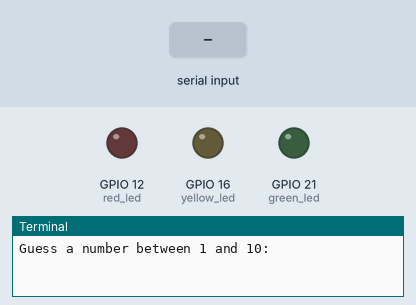
Simulated run of this program. Board: Raspberry Pi (BCM pin numbers). Parts: output pins drawn as LEDs (lit = HIGH), the last lines printed to the terminal. The inputs (shaded band) are chosen by the test bench. Random numbers come from a fixed seed.

Above: at 1.2 s.
1.3 s: "5" typed at the terminal, then Enter
At 2.5 s:
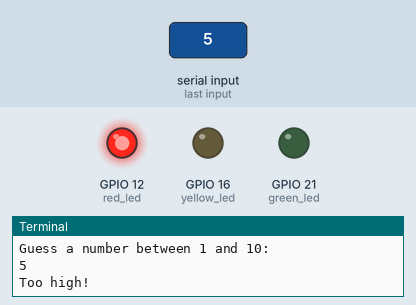
4.3 s: "1" typed at the terminal, then Enter
At 4.8 s:
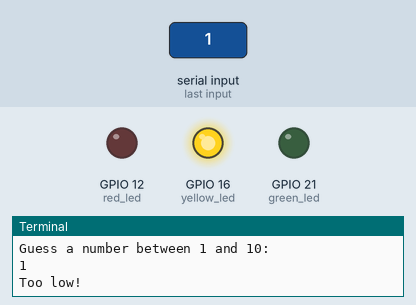
7.3 s: "90" typed at the terminal, then Enter
At 8.3 s:
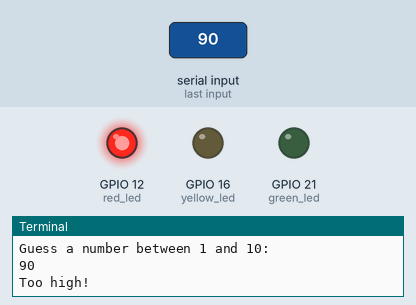
10.3 s: "200" typed at the terminal, then Enter
At 13.3 s:
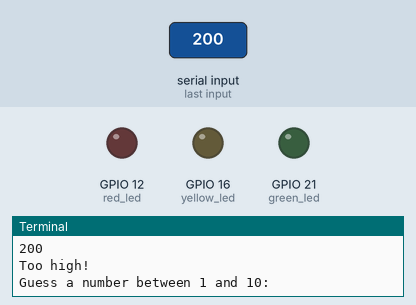
Timing chart, 0 to 14.3 s (numbered marks = the images above; inputs shaded):
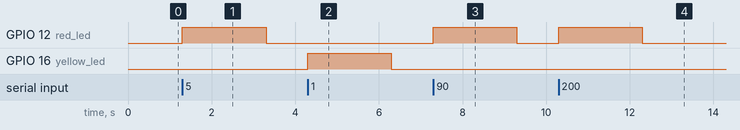

Measured:
- after the input at 1.3 s, GPIO 12 (red_led): LOW → HIGH at once, → LOW 2.0 s later
- after the input at 4.3 s, GPIO 16 (yellow_led): LOW → HIGH at once, → LOW 2.0 s later
- after the input at 7.3 s, GPIO 12 (red_led): LOW → HIGH at once, → LOW 2.0 s later
- after the input at 10.3 s, GPIO 12 (red_led): LOW → HIGH at once, → LOW 2.0 s later

The program:

R06._LED_Number_Guessing_Game.py
```python
"""
Components Used:
1. Raspberry Pi
2. Green LED
3. Yellow LED
4. Red LED
5. Breadboard
6. Jumper Wires
"""

import RPi.GPIO as gpio
import time
import random

green_led = 21   # GPIO pin for correct guess LED
yellow_led = 16  # GPIO pin for low guess LED
red_led = 12     # GPIO pin for high guess LED

gpio.setmode(gpio.BCM)           # Use BCM pin numbering
gpio.setup(green_led, gpio.OUT)  # Set green LED as output
gpio.setup(yellow_led, gpio.OUT) # Set yellow LED as output
gpio.setup(red_led, gpio.OUT)    # Set red LED as output

target_number = random.randint(1, 10)  # Generate random number
guess_count = 0  # Count guesses

try:
    while True:
        user_guess = int(input("Guess a number between 1 and 10: "))  # Get input
        guess_count += 1  # Increase count

        if user_guess == target_number:
            gpio.output(green_led, gpio.HIGH)  # Turn green LED ON
            gpio.output(yellow_led, gpio.LOW)
            gpio.output(red_led, gpio.LOW)
            print(f"Correct! You took {guess_count} guess(es).")
            time.sleep(2)
            break  # Exit loop

        elif user_guess < target_number:
            gpio.output(green_led, gpio.LOW)
            gpio.output(yellow_led, gpio.HIGH)  # Turn yellow LED ON
            gpio.output(red_led, gpio.LOW)
            print("Too low!")

        else:
            gpio.output(green_led, gpio.LOW)
            gpio.output(yellow_led, gpio.LOW)
            gpio.output(red_led, gpio.HIGH)  # Turn red LED ON
            print("Too high!")

        time.sleep(2)  # Wait before next guess

        gpio.output(green_led, gpio.LOW)  # Turn all LEDs OFF
        gpio.output(yellow_led, gpio.LOW)
        gpio.output(red_led, gpio.LOW)

except KeyboardInterrupt:
    gpio.cleanup()  # Reset GPIO on exit
```
